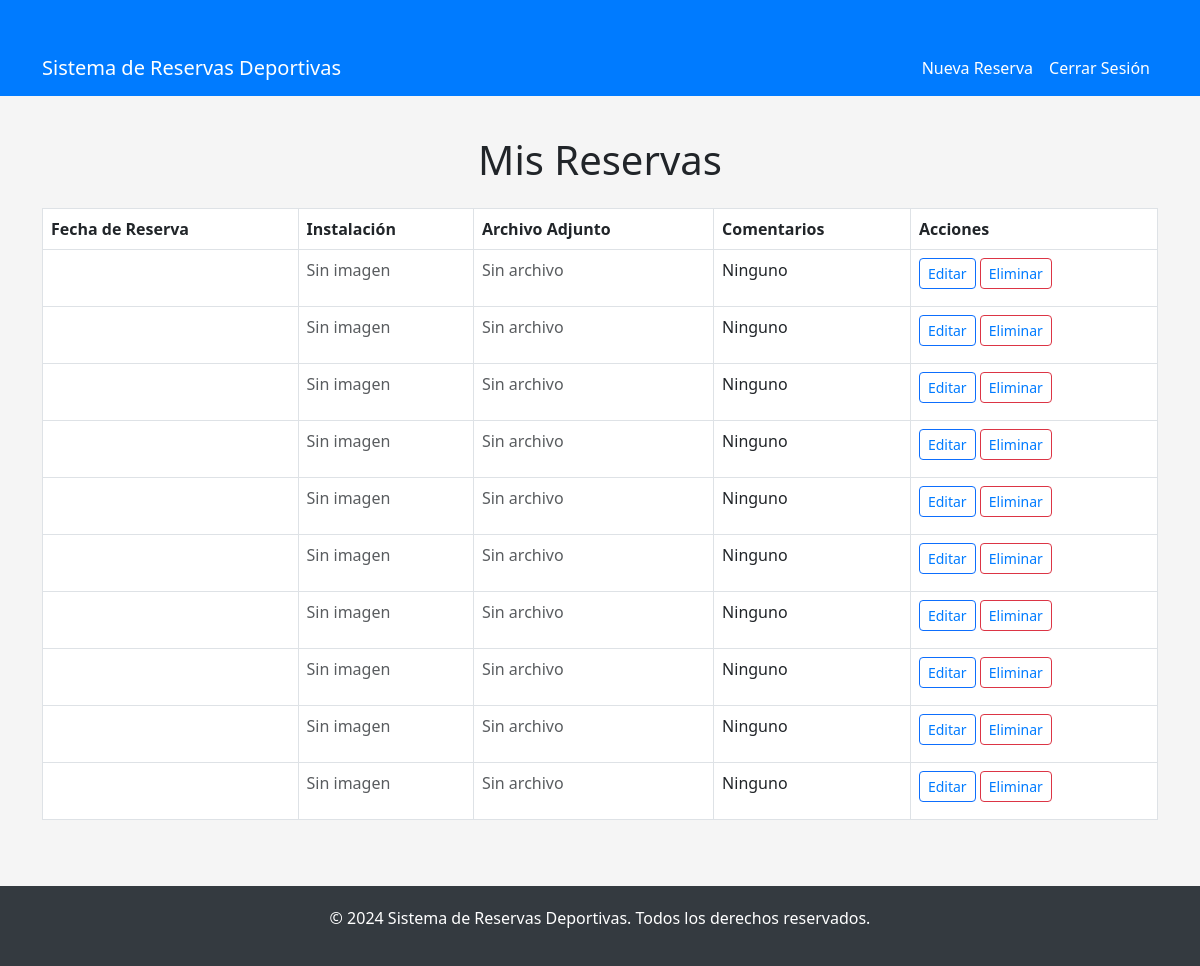
The app's page /mis-reservas/ (signed in) with its own data.
### Aplicacion1/models.py (models this page shows, shortened)
class Reserva(models.Model):
    cancha = models.ForeignKey(Campo, on_delete=models.CASCADE, related_name='reservas')
    usuario = models.ForeignKey(User, on_delete=models.CASCADE, related_name='reservas')
    fecha_hora_inicio = models.DateTimeField()
    duracion = models.IntegerField(default=1)  # Duración en horas
    precio = models.DecimalField(max_digits=6, decimal_places=2)
    confirmada = models.BooleanField(default=False)  # Agregar campo confirmada
    foto_instalacion = models.ImageField(upload_to="reservas/fotos_instalacion", blank=True, null=True)  # Foto de la instalación
    archivo_reserva = models.FileField(upload_to="reservas/documentos", blank=True, null=True)  # Documento adjunto
    comentario = models.TextField(blank=True)
    class Meta:
        indexes = [
            models.Index(fields=['-fecha_hora_inicio']),  # Índice para ordenar por fecha
        ]

### Aplicacion1/views.py (the view)
# urls.py: path('mis-reservas/', views.lista_reservas, name='lista_reservas'),
def lista_reservas(request):
    reservas = Reserva.objects.filter(usuario=request.user)
    return render(request, 'lista_reservas.html', {'reservas': reservas})

### Aplicacion1/templates/lista_reservas.html (shortened to what this page needs)
<!DOCTYPE html>
<html lang="es">
<head>
    <link rel="stylesheet" href="https://cdn.jsdelivr.net/npm/bootstrap@5.3.0-alpha1/dist/css/bootstrap.min.css">
</head>
<body>
    <nav class="navbar navbar-expand-lg navbar-dark">
        <div class="container">
            <a class="navbar-brand" href="#">Sistema de Reservas Deportivas</a>
            <div class="collapse navbar-collapse" id="navbarNav">
                <ul class="navbar-nav ms-auto">
                    <li class="nav-item">
                        <a class="nav-link" href="{% url 'crear_reserva' %}">Nueva Reserva</a>
                    </li>
                    <li class="nav-item">
                        <a class="nav-link" href="{% url 'logout' %}">Cerrar Sesión</a>
                    </li>
                </ul>
            </div>
        </div>
    </nav>
    <div class="container">
        <h1 class="text-center my-4">Mis Reservas</h1>
        <div class="table-responsive">
            <table class="table table-bordered table-hover">
                <thead>
                    <tr>
                        <th>Fecha de Reserva</th>
                        <th>Instalación</th>
                        <th>Archivo Adjunto</th>
                        <th>Comentarios</th>
                        <th>Acciones</th>
                    </tr>
                </thead>
                <tbody>
                    {% for reserva in reservas %}
                        <tr>
                            <td>{{ reserva.fecha|date:"d M Y, H:i" }}</td>
                            <td>
                                {% if reserva.foto_instalacion %}
                                    <img src="{{ reserva.foto_instalacion.url }}" alt="Foto de la instalación">
                                {% else %}
                                    <p class="text-muted">Sin imagen</p>
                                {% endif %}
                            </td>
                            <td>
                                {% if reserva.archivo_reserva %}
                                    <a href="{{ reserva.archivo_reserva.url }}" target="_blank">Ver archivo</a>
                                {% else %}
                                    <p class="text-muted">Sin archivo</p>
                                {% endif %}
                            </td>
                            <td>{{ reserva.comentario|default:"Ninguno" }}</td>
                            <td>
                                <a href="{% url 'editar_reserva' reserva.id %}" class="btn btn-sm btn-outline-primary">Editar</a>
                                <a href="{% url 'eliminar_reserva' reserva.id %}" class="btn btn-sm btn-outline-danger" onclick="return confirm('¿Estás seguro de eliminar esta reserva?')">Eliminar</a>
                            </td>
                        </tr>
                    {% empty %}
                        <tr>
                            <td colspan="5" class="text-center">No tienes reservas en este momento.</td>
                        </tr>
                    {% endfor %}
                </tbody>
            </table>
        </div>
    </div>
    <footer class="footer">
        <p>&copy; 2024 Sistema de Reservas Deportivas. Todos los derechos reservados.</p>
    </footer>
</body>
</html>

### Aplicacion1/templates/lista_reservas.html (style rules this page uses)
body { background-color: #f5f5f5; }
.navbar { background-color: #007bff; }
.navbar-brand, .nav-link { color: white !important; }
.container { margin-top: 40px; }
.table thead { background-color: #007bff; color: white; }
.table a { color: #007bff; text-decoration: none; }
.footer { background-color: #343a40; color: white; padding: 20px; text-align: center; margin-top: 50px; }

### records on screen
Reserva: foto_instalacion "Sin imagen", archivo_reserva "Sin archivo", comentario "Ninguno"
Reserva: foto_instalacion "Sin imagen", archivo_reserva "Sin archivo", comentario "Ninguno"
Reserva: foto_instalacion "Sin imagen", archivo_reserva "Sin archivo", comentario "Ninguno"
Reserva: foto_instalacion "Sin imagen", archivo_reserva "Sin archivo", comentario "Ninguno"
Reserva: foto_instalacion "Sin imagen", archivo_reserva "Sin archivo", comentario "Ninguno"
Reserva: foto_instalacion "Sin imagen", archivo_reserva "Sin archivo", comentario "Ninguno"
Reserva: foto_instalacion "Sin imagen", archivo_reserva "Sin archivo", comentario "Ninguno"
Reserva: foto_instalacion "Sin imagen", archivo_reserva "Sin archivo", comentario "Ninguno"
Reserva: foto_instalacion "Sin imagen", archivo_reserva "Sin archivo", comentario "Ninguno"
Reserva: foto_instalacion "Sin imagen", archivo_reserva "Sin archivo", comentario "Ninguno"
